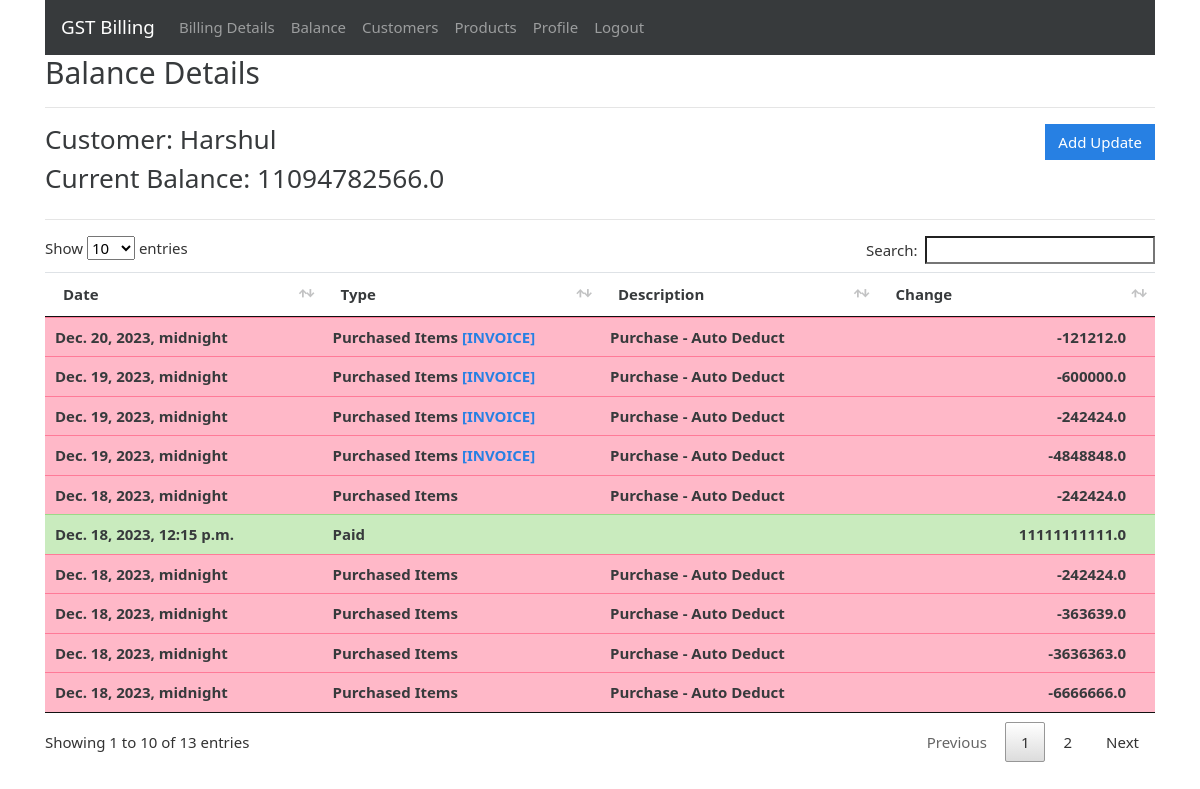
The app's page /books/4 (signed in) with its own data.
### gstbillingapp/models.py (models this page shows, shortened)
class Book(models.Model):
    user = models.ForeignKey(User, null=True, blank=True, on_delete=models.SET_NULL)
    customer = models.ForeignKey(Customer, null=True, blank=True, on_delete=models.SET_NULL)
    current_balance = models.FloatField(default=1000000)
    last_log = models.ForeignKey('BookLog', null=True, blank=True, default=None, on_delete=models.SET_NULL)

class Customer(models.Model):
    user = models.ForeignKey(User, null=True, blank=True, on_delete=models.SET_NULL)
    customer_name = models.CharField(max_length=200)
    customer_address = models.TextField(max_length=600, blank=True, null=True)
    customer_phone = models.CharField(max_length=14, blank=True, null=True)
    customer_gst = models.CharField(max_length=15, blank=True, null=True)

class BookLog(models.Model):
    parent_book = models.ForeignKey(Book, null=True, blank=True, on_delete=models.CASCADE)
    date = models.DateTimeField(default=datetime.now, blank=True, null=True)
    last_modified = models.DateTimeField(auto_now=True)
    CHANGE_TYPES = [
        (0, 'Paid'),
        (1, 'Purchased Items'),
        (2, 'Sold Items'),
        (4, 'Other'),
    ]
    change_type = models.IntegerField(choices=CHANGE_TYPES, default=0)
    change = models.FloatField(default=0.0)
    associated_invoice = models.ForeignKey(Invoice, blank=True, null=True, default=None, on_delete=models.SET_NULL)
    description = models.TextField(max_length=600, blank=True, null=True)

### gstbillingapp/views.py (the view)
# urls.py: path('books/<int:book_id>', views.book_logs, name='book_logs'),
@login_required
def book_logs(request, book_id):
    context = {}
    book = get_object_or_404(Book, id=book_id, user=request.user)
    book_logs = BookLog.objects.filter(parent_book=book).order_by('-id')
    context['book'] = book
    context['book_logs'] = book_logs
    return render(request, 'gstbillingapp/book_logs.html', context)

### gstbillingapp/templates/gstbillingapp/book_logs.html (shortened to what this page needs)
{% extends "gstbillingapp/base.html" %}
{% load static %}
{% block content %}
<h2>Balance Details</h2>
<hr>
<div class="row">
	<div class="col">
		<h3>Customer: {{book.customer.customer_name}}</h3>
		<h3>Current Balance: {{book.current_balance}}</h3>
	</div>
	<div class="col">
		<a href="{% url 'book_logs_add' book.id %}" id="add_customer_btn"><button type="button" class="btn btn-primary">Add Update</button></a>
	</div>
</div>
<hr>
<table class="table table-hover font-weight-bold" id="inventory-logs-table">
	<thead>
		<tr>
			<th>Date</th>
			<th>Type</th>
			<th>Description</th>
			<th>Change</th>
		</tr>
	</thead>
	<tbody class="two-col-form">
		{% for item in book_logs %}
		<tr class="{% if item.change < 0 %}table-danger{% else %}table-success{%endif%}">
			<td>{{item.date}}</td>
			<td>{{item.get_change_type_display}} {% if item.associated_invoice %}<a href="{% url 'invoice_viewer' item.associated_invoice.id %}">[INVOICE]</a>{% endif %}</td>
			<td>{{item.description}}</td>
			<td class="text-right">{{item.change}} &emsp; {{inventory.product.product_unit}}</td>
		{% endfor %}
	</tbody>
</table>
{% endblock %}

### gstbillingapp/static/gstbillingapp/main.css (style rules this page uses)
.two-col-form td, .two-col-form th { width: 25%; }
#add_customer_btn, #add_product_btn { float: right; }

### records on screen
Book: customer.customer_name "Harshul", current_balance "11094782566.0"
BookLog: date "Dec. 20, 2023, midnight", change_type "Purchased Items", shows "[INVOICE]", description "Purchase - Auto Deduct", change "-121212.0"
BookLog: date "Dec. 19, 2023, midnight", change_type "Purchased Items", shows "[INVOICE]", description "Purchase - Auto Deduct", change "-600000.0"
BookLog: date "Dec. 19, 2023, midnight", change_type "Purchased Items", shows "[INVOICE]", description "Purchase - Auto Deduct", change "-242424.0"
BookLog: date "Dec. 19, 2023, midnight", change_type "Purchased Items", shows "[INVOICE]", description "Purchase - Auto Deduct", change "-4848848.0"
BookLog: date "Dec. 18, 2023, midnight", change_type "Purchased Items", description "Purchase - Auto Deduct", change "-242424.0"
BookLog: date "Dec. 18, 2023, 12:15 p.m.", change_type "Paid", change "11111111111.0"
BookLog: date "Dec. 18, 2023, midnight", change_type "Purchased Items", description "Purchase - Auto Deduct", change "-242424.0"
BookLog: date "Dec. 18, 2023, midnight", change_type "Purchased Items", description "Purchase - Auto Deduct", change "-363639.0"
BookLog: date "Dec. 18, 2023, midnight", change_type "Purchased Items", description "Purchase - Auto Deduct", change "-3636363.0"
BookLog: date "Dec. 18, 2023, midnight", change_type "Purchased Items", description "Purchase - Auto Deduct", change "-6666666.0"
